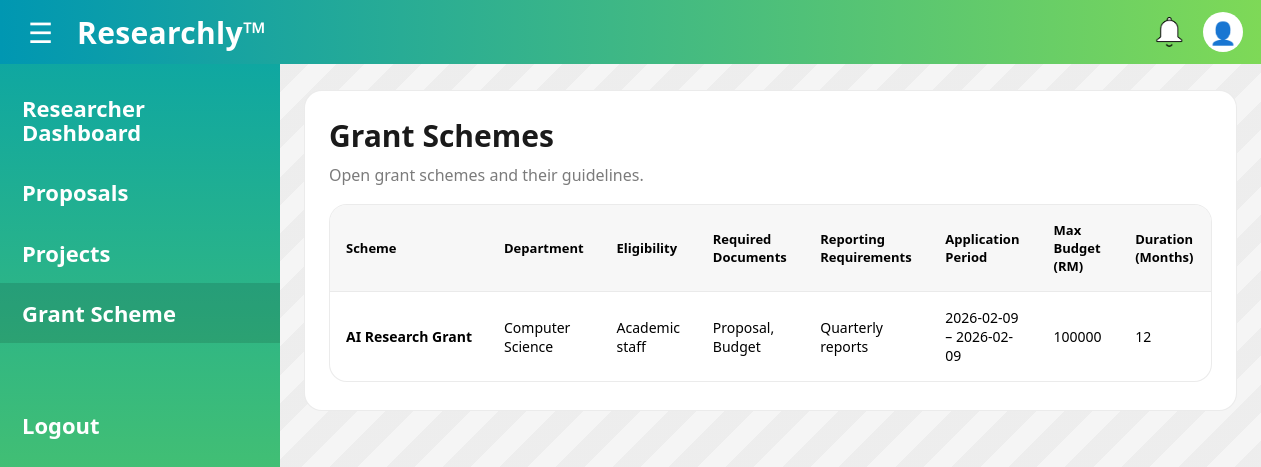
The app's page /researcher/grant-schemes (signed in) with its own data.
### main.py (models this page shows)
class GrantScheme(db.Model):
    scheme_id = db.Column(db.String(36), primary_key=True, default=lambda: str(uuid.uuid4()))
    admin_id = db.Column(
        db.String(36),
        db.ForeignKey('admin.admin_id'),
    )
    department_id = db.Column(
        db.String(36),
        db.ForeignKey('department.department_id'),
    )
    description = db.Column(db.String(500), nullable=False)
    eligibiliity = db.Column(db.String(500), nullable=False)
    open_date = db.Column(db.Date, nullable=False)
    close_date = db.Column(db.Date, nullable=False)
    max_budget = db.Column(db.Integer, nullable=False)
    project_duration_limit = db.Column(db.Integer, nullable=False)
    required_documents = db.Column(db.String(500), nullable=False)
    reporting_requirements = db.Column(db.String(500), nullable=False)
    scheme_status = db.Column(db.String(20), nullable=False)
    created_at = db.Column(db.DateTime, default=lambda:datetime.now(timezone.utc), nullable=False)
    updated_at = db.Column(db.DateTime, default=lambda:datetime.now(timezone.utc), onupdate=lambda:datetime.now(timezone.utc), nullable=False)

class Department(db.Model):
    department_id = db.Column(db.String(36), primary_key=True, default=lambda: str(uuid.uuid4()))
    hod_id = db.Column(
        db.String(36),
        db.ForeignKey('hod.hod_id')
    )
    department_name = db.Column(db.String(50), nullable=False)
    department_description = db.Column(db.String(500), nullable=False)

### main.py (the view)
@app.route("/researcher/grant-schemes")
@login_required
def researcher_grant_schemes():
    prof = get_profile(current_user.id)
    if not prof or prof.role != "RESEARCHER":
        flash("Access denied. Researcher role required.", "error")
        return redirect(url_for("dashboard"))
    researcher = get_researcher(current_user.id)
    if not researcher:
        flash("Researcher profile not found.", "error")
        return redirect(url_for("dashboard"))
    schemes = (
        db.session.query(GrantScheme, Department)
        .join(Department, GrantScheme.department_id == Department.department_id)
        .filter(db.func.upper(GrantScheme.scheme_status) == "OPEN")
        .order_by(Department.department_name.asc(), GrantScheme.open_date.desc())
        .all()
    )
    return render_template(
        "researcher_grant_schemes.html",
        user=current_user,
        prof=prof,
        schemes=schemes,
    )

### main.py (called while the page is built)
@login_manager.user_loader
def load_user(user_id):
    return User.query.get(user_id)

def get_profile(user_id: str):
    return UserProfile.query.filter_by(user_id=user_id).first()

def get_researcher(user_id: str):
    return Researcher.query.filter_by(user_id=user_id).first()

@app.context_processor
def inject_profile():
    if current_user.is_authenticated:
        return {"prof": get_profile(current_user.id)}
    return {"prof": None}

@app.context_processor
def inject_unread_notifications():
    if current_user.is_authenticated:
        unread_count = (Notification.query
            .filter_by(user_id=current_user.id, is_read=False)
            .count())
        return {"unread_notifications": unread_count}
    return {"unread_notifications": 0}

### templates/researcher_grant_schemes.html (shortened to what this page needs)
<!DOCTYPE html>
<html lang="en">
<head>
  <link rel="stylesheet" href="{{ url_for('static', filename='css/colors.css') }}">
  <link rel="stylesheet" href="{{ url_for('static', filename='css/researcher_dashboard.css') }}">
  <link rel="stylesheet" href="{{ url_for('static', filename='css/researcher_proposals.css') }}">
</head>
<body>
<header class="topbar">
  <div class="left">
    <button class="hamburger" type="button">&#9776;</button>
    <div class="brand">Researchly&#8482;</div>
  </div>
  <div class="icons">
    <a href="{{ url_for('notifications') }}" class="icon bell"></a>
    <a href="{{ url_for('view_profile') }}" class="icon user">
      {% if prof.profile_picture %}
        <img class="top-avatar"
             src="{{ url_for('static', filename='uploads/' ~ prof.profile_picture) }}"
             alt="Profile">
      {% else %}
        <span class="fallback-user">&#128100;</span>
      {% endif %}
    </a>
  </div>
</header>
<main class="layout">
  <aside class="sidebar">
    <a class="side-link" href="{{ url_for('researcher_dashboard') }}">Researcher Dashboard</a>
    <a class="side-link" href="{{ url_for('researcher_proposals') }}">Proposals</a>
    <a class="side-link" href="{{ url_for('researcher_projects') }}">Projects</a>
    <a class="side-link active" href="{{ url_for('researcher_grant_schemes') }}">Grant Scheme</a>
    <div class="side-spacer"></div>
    <a class="side-link logout" href="{{ url_for('logout') }}">Logout</a>
  </aside>
  <section class="content">
    <div class="card">
      <h1>Grant Schemes</h1>
      <p class="muted">Open grant schemes and their guidelines.</p>
      <div class="table-card">
        <table class="proposals-table">
          <thead>
            <tr>
              <th>Scheme</th>
              <th>Department</th>
              <th>Eligibility</th>
              <th>Required Documents</th>
              <th>Reporting Requirements</th>
              <th>Application Period</th>
              <th>Max Budget (RM)</th>
              <th>Duration (Months)</th>
            </tr>
          </thead>
          <tbody>
            {% for scheme, dept in schemes %}
            <tr>
              <td class="proposal-name">{{ scheme.description }}</td>
              <td>{{ dept.department_name }}</td>
              <td>{{ scheme.eligibiliity }}</td>
              <td>{{ scheme.required_documents }}</td>
              <td>{{ scheme.reporting_requirements }}</td>
              <td>
                {{ scheme.open_date.strftime('%Y-%m-%d') if scheme.open_date else '' }}
                &#8211;
                {{ scheme.close_date.strftime('%Y-%m-%d') if scheme.close_date else '' }}
              </td>
              <td>{{ scheme.max_budget }}</td>
              <td>{{ scheme.project_duration_limit }}</td>
            </tr>
            {% else %}
            <tr>
              <td colspan="8" class="muted">No open grant schemes available.</td>
            </tr>
            {% endfor %}
          </tbody>
        </table>
      </div>
    </div>
  </section>
</main>
</body>
</html>

### static/css/colors.css (style rules this page uses)
:root { --accent-1: #7ed957; --accent-2: #0097b2; --font-1: #28a5a8; }
.icon.bell { position: relative; }

### static/css/researcher_dashboard.css (style rules this page uses)
* { box-sizing: border-box; font-family: "Segoe UI", Arial, sans-serif; }
body { margin: 0; background: #f5f5f5; }
.topbar { height: 64px; padding: 0 18px; display: flex; align-items: center; justify-content: space-between; background: linear-gradient(90deg, var(--accent-2), var(--accent-1)); color: #fff; }
.topbar .left { display: flex; align-items: center; gap: 14px; }
.hamburger { border: none; background: transparent; color: #fff; font-size: 28px; cursor: pointer; padding: 6px 10px; border-radius: 10px; }
.brand { font-size: 30px; font-weight: 800; letter-spacing: 0.3px; }
.icons { display: flex; gap: 14px; align-items: center; }
.icon { width: 40px; height: 40px; display: inline-block; position: relative; }
.icon.bell { background-image: url('../img/white_bell.png'); background-size: contain; background-repeat: no-repeat; background-position: center; }
.icon.user { width: 40px; height: 40px; border-radius: 50%; overflow: hidden; display: inline-flex; align-items: center; justify-content: center; background: #fff; text-decoration: none; flex: 0 0 40px; }
.icon.user .fallback-user { font-size: 22px; line-height: 1; }
a.icon { text-decoration: none; color: inherit; }
.layout { display: grid; grid-template-columns: 280px 1fr; min-height: calc(100vh - 64px); }
.sidebar { background: linear-gradient(180deg, #0fa7a1, #6bd24f); padding: 14px 0; color: #fff; }
.side-link { display: block; padding: 18px 22px; color: #fff; text-decoration: none; font-weight: 700; font-size: 22px; line-height: 1.1; }
.side-link.active { background: rgba(0,0,0,0.12); }
.side-spacer { height: 40px; }
.side-link.logout { margin-top: 12px; }
.content { padding: 26px 24px 40px; background: repeating-linear-gradient( 135deg, rgba(0,0,0,0.03) 0, rgba(0,0,0,0.03) 20px, rgba(255,255,255,0.0) 20px, rgba(255,255,255,0.0) 40px ); }
.card { max-width: 1100px; margin: 0 auto; background: #fff; border-radius: 18px; border: 1px solid rgba(0,0,0,0.08); padding: 24px 24px 28px; }
.card h1 { margin: 0 0 8px; font-size: 30px; color: #1a1a1a; }
.muted { margin: 0 0 18px; color: #7b7b7b; }

### static/css/researcher_proposals.css (style rules this page uses)
.table-card { border-radius: 18px; border: 1px solid rgba(0,0,0,0.08); overflow: hidden; background: #fff; }
.proposals-table { width: 100%; border-collapse: collapse; font-size: 14px; }
.proposals-table thead { background: #f7f7f7; }
.proposals-table th { padding: 16px; text-align: left; font-size: 13px; font-weight: 800; }
.proposals-table td { padding: 16px; border-top: 1px solid rgba(0,0,0,0.05); }
.proposal-name { font-weight: 600; max-width: 260px; white-space: nowrap; overflow: hidden; text-overflow: ellipsis; }

### records on screen
GrantScheme: description "AI Research Grant", department_name "Computer Science", eligibiliity "Academic staff", required_documents "Proposal, Budget", reporting_requirements "Quarterly reports", open_date "2026-02-09", close_date "2026-02-09", max_budget "100000", project_duration_limit "12"
